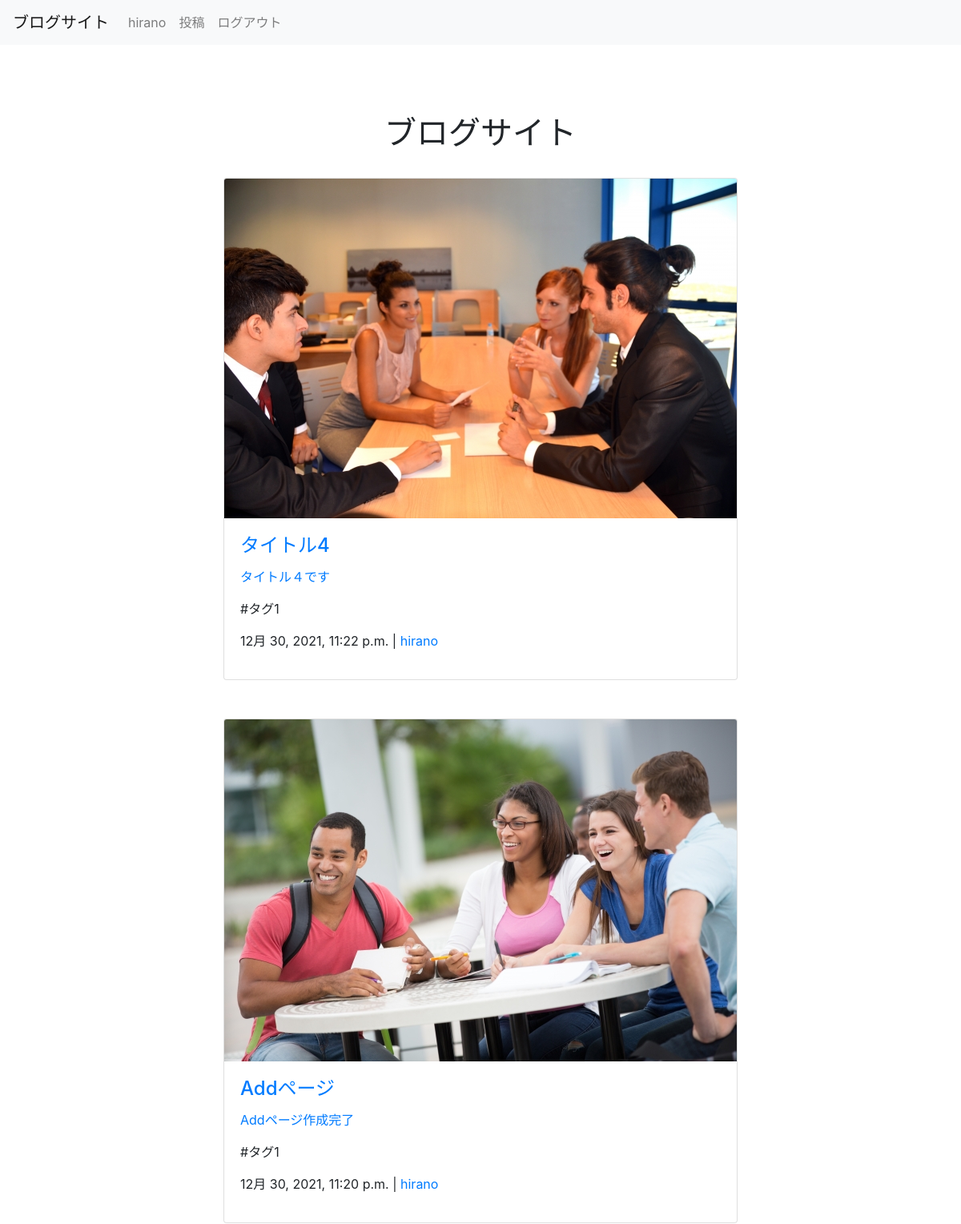
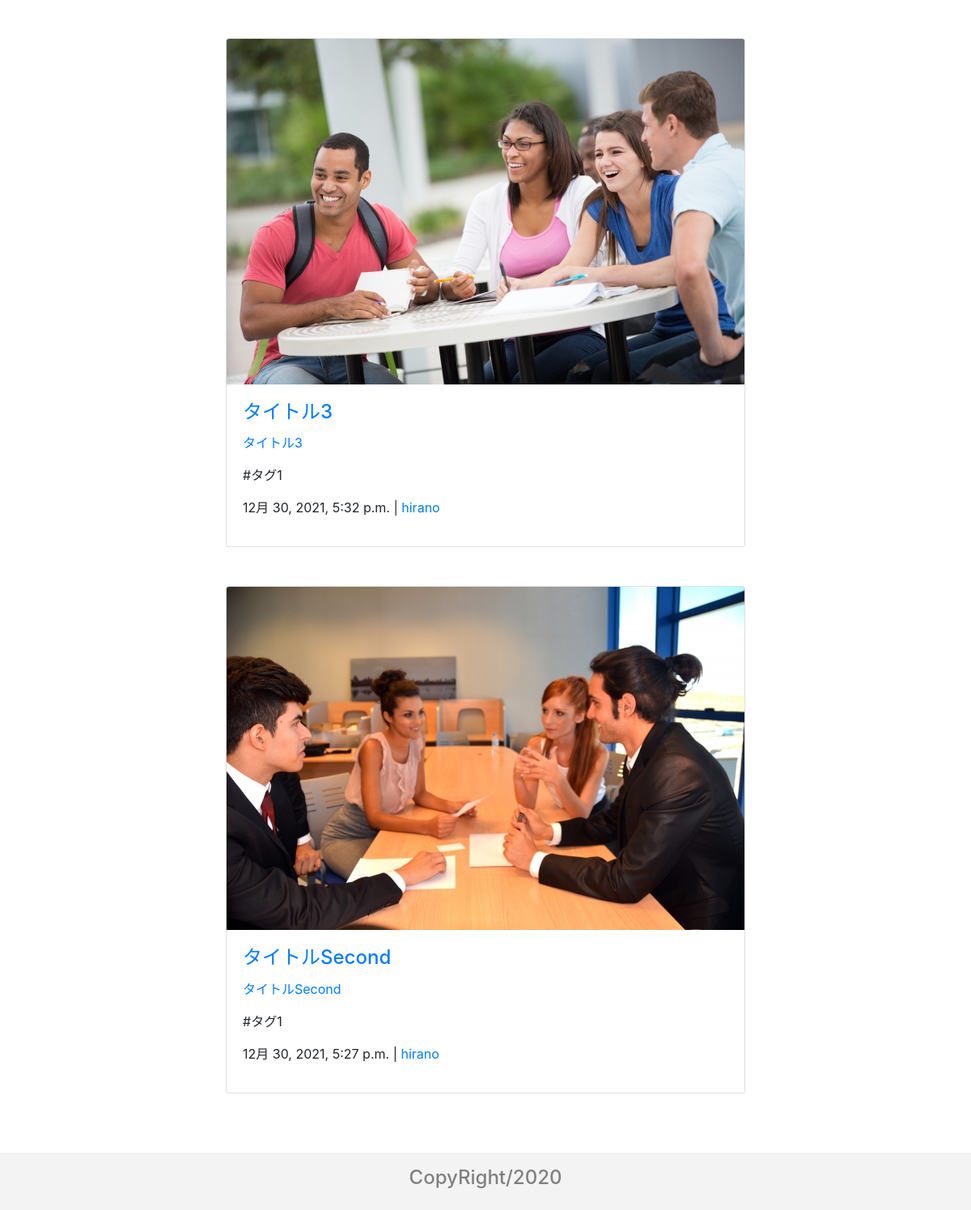
The app's page / (signed in) with its own data (2 pictures, top to bottom).
### blog_app/models.py (models this page shows, shortened)
class Post(models.Model):
    title = models.CharField('タイトル', max_length=35)
    text = models.TextField('本文')
    image = models.ImageField('画像', upload_to='images', blank=True)
    created_at = models.DateTimeField('投稿日', default=timezone.now)
    tag = models.ForeignKey(Tag, verbose_name='タグ', on_delete=models.PROTECT)
    user = models.ForeignKey(User, on_delete=models.CASCADE)

class Tag(models.Model):
    tag = models.CharField('タグ名', max_length=50)
    def __str__(self):
        return self.tag

### blog_app/views.py (the view)
# urls.py: path('', index, name='index'),
def index(request):
    posts = Post.objects.all().order_by('-created_at')
    return render(request, 'blog_app/index.html', {'posts': posts})

### templates/blog_app/index.html (shortened to what this page needs)
{% extends 'base.html' %}
{% block content %}
<h1 class="mt-5 pt-4 text-center">ブログサイト</h1>
<div class="d-flex justify-content-center flex-wrap">
{% for post in posts%}
<a href="{% url 'blog_app:detail' post_id=post.id %}">
 <div class="card m-4" style="min-width: 300; max-height: 490;">
   {% if post.image %}
   <img style="max-width: 300; max-height: 300;" class="card-img-top" src="{{ post.image.url }}">
   {% else %}
   <div class="p-1 border border-secondary text-center pt-5" style="min-width: 300; min-height: 225;">No Image</div>
   {% endif %}
   <div class="card-body">
     <h4 class="card-title">{{post.title|truncatechars:10 | linebreaksbr}}</h4>
     <p class="card-text">
       {{ post.text|truncatechars:17 }}
     </p>
   </a>
     <p>#{{post.tag}}</p>
     <p>{{post.created_at}} |
     <a href="{% url 'user_app:detail' post.user.id %}">{{post.user.username}}</a></p>
 </div>
</div>
{% endfor %}
{% endblock %}

### templates/header.html (shortened to what this page needs)
<nav class="navbar fixed-top navbar-expand-lg navbar-light bg-light">
    <a class="navbar-brand" href="{% url 'blog_app:index' %}">ブログサイト</a>
    <div class="collapse navbar-collapse" id="navbarTogglerDemo02">
      <ul class="navbar-nav mr-auto mt-2 mt-md-0">
        {% if request.user.is_authenticated %}
        <li class="nav-item">
          <a class="nav-link" href="{% url 'user_app:detail' request.user.id %}">{{request.user.username}}</a>
        </li>
        <li class="nav-item">
          <a class="nav-link" href="{% url 'blog_app:add' %}">投稿</a>
        </li>
        <li class="nav-item">
          <a class="nav-link" href="{% url 'user_app:logout' %}">ログアウト</a>
        </li>
        {% endif %}
      </ul>
    </div>
  </nav>

### static/css/style.css (style rules this page uses)
html { min-height: 100vh; position: relative; padding-bottom: 120px; }

### records on screen
Post: image (picture), title "タイトル4", text "タイトル４です", tag "タグ1", created_at "12月 30, 2021, 11:22 p.m.", user.username "hirano"
Post: image (picture), title "Addページ", text "Addページ作成完了", tag "タグ1", created_at "12月 30, 2021, 11:20 p.m.", user.username "hirano"
Post: image (picture), title "タイトル3", text "タイトル3", tag "タグ1", created_at "12月 30, 2021, 5:32 p.m.", user.username "hirano"
Post: image (picture), title "タイトルSecond", text "タイトルSecond", tag "タグ1", created_at "12月 30, 2021, 5:27 p.m.", user.username "hirano"

### other values on screen
{{ request.user.username }} "hirano"
